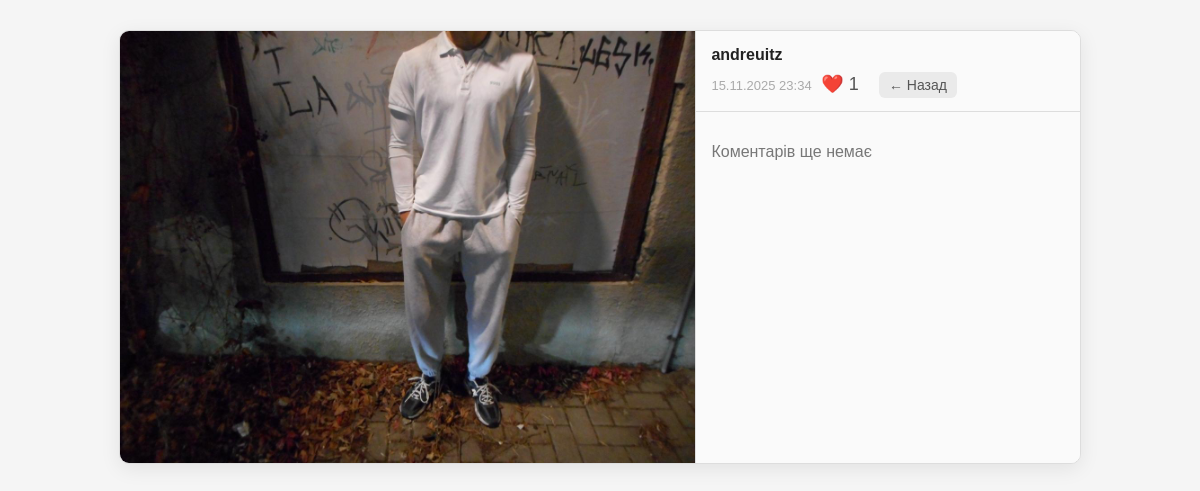
Before: /post/24/ with the older database file.
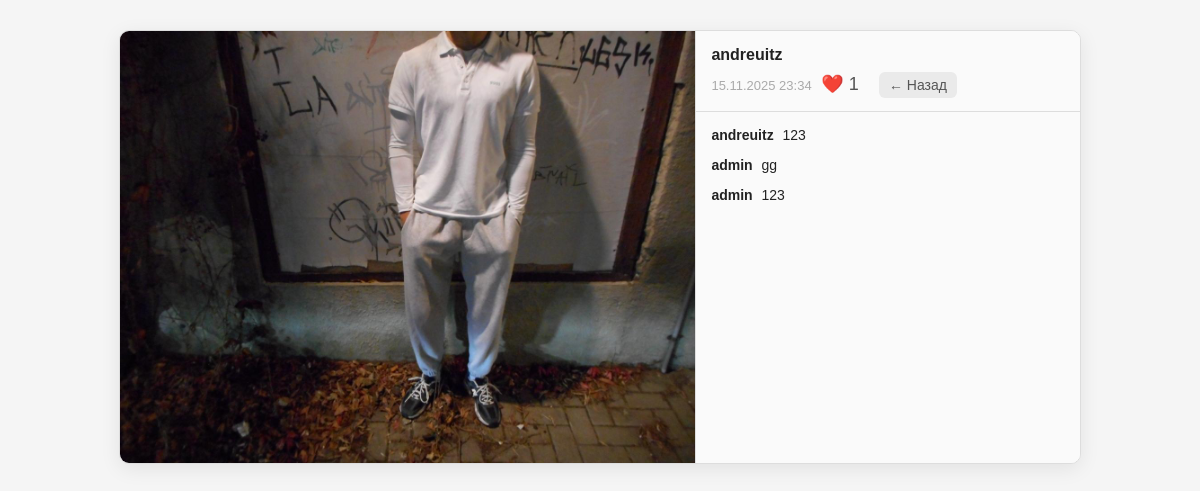
After: the same page with the newer database file.
### basic/models.py (models this page shows, shortened)
class Media(models.Model):
    post = models.ForeignKey(Post, on_delete=models.CASCADE, related_name='media')
    file = models.FileField(upload_to='uploads/', null=True, blank=True)
    def is_image(self):
        return self.file.name.lower().endswith(('.png', '.jpg', '.jpeg', '.gif', '.webp'))

class Comment(models.Model):
    post = models.ForeignKey("Post", related_name="comments", on_delete=models.CASCADE)
    user = models.ForeignKey(User, on_delete=models.CASCADE)
    text = models.TextField(max_length=500)
    created_at = models.DateTimeField(auto_now_add=True)
    class Meta:
        ordering = ["created_at"]

### basic/views.py (the view)
# urls.py: path('post/<int:pk>/', views.PostDetailView.as_view(), name='post_detail'),
class PostDetailView(DetailView):
    model =  models.Post
    template_name = "basic/post_detail.html"
    context_object_name = "post"

### basic/context_processors.py (called while the page is built, shortened)
def unread_notifications(request):
    return {}

### basic/templates/basic/post_detail.html (shortened to what this page needs)
{% load static %}
<!DOCTYPE html>
<html lang="uk">
<head>
    <link rel="stylesheet" href="{% static 'css/post_detail.css' %}">
</head>
<body>
<div class="post-wrapper">
    <div class="media-block">
        {% for media in post.media.all %}
            {% if media.is_image %}
                <img src="{{ media.file.url }}" alt="">
            {% elif media.is_video %}
                <video src="{{ media.file.url }}" controls></video>
            {% endif %}
        {% endfor %}
    </div>
    <div class="comments-panel">
        <div class="post-header">
            <strong>{{ post.author.username }}</strong><br>
            <span style="font-size: 13px; color: #aaa;">
                {{ post.created_at|date:"d.m.Y H:i" }}
            </span>
            <button type="button"
                    class="like-btn {% if post.liked_by_user %}liked{% endif %}"
                    data-id="{{ post.id }}">
                ❤️ <span class="like-count">{{ post.likes.count }}</span>
            </button>
            <a href="javascript:void(0);" class="back-btn" onclick="history.back();">← Назад</a>
        </div>
        <div class="comments-list" id="comments">
            {% for c in post.comments.all %}
                <div class="comment" id="comment-{{ c.pk }}">
                    <span class="comment-user">{{ c.user.username }}</span>
                    {{ c.text }}
                </div>
            {% empty %}
                <p style="color:#777;">Коментарів ще немає</p>
            {% endfor %}
        </div>
    </div>
</div>
</body>
</html>

Changed rows visible on the page:
added Comment: user.username "andreuitz", text "123"
added Comment: user.username "admin", text "gg"
added Comment: user.username "admin", text "123"
Other visible differences:
text no longer shown: "Коментарів ще немає"
